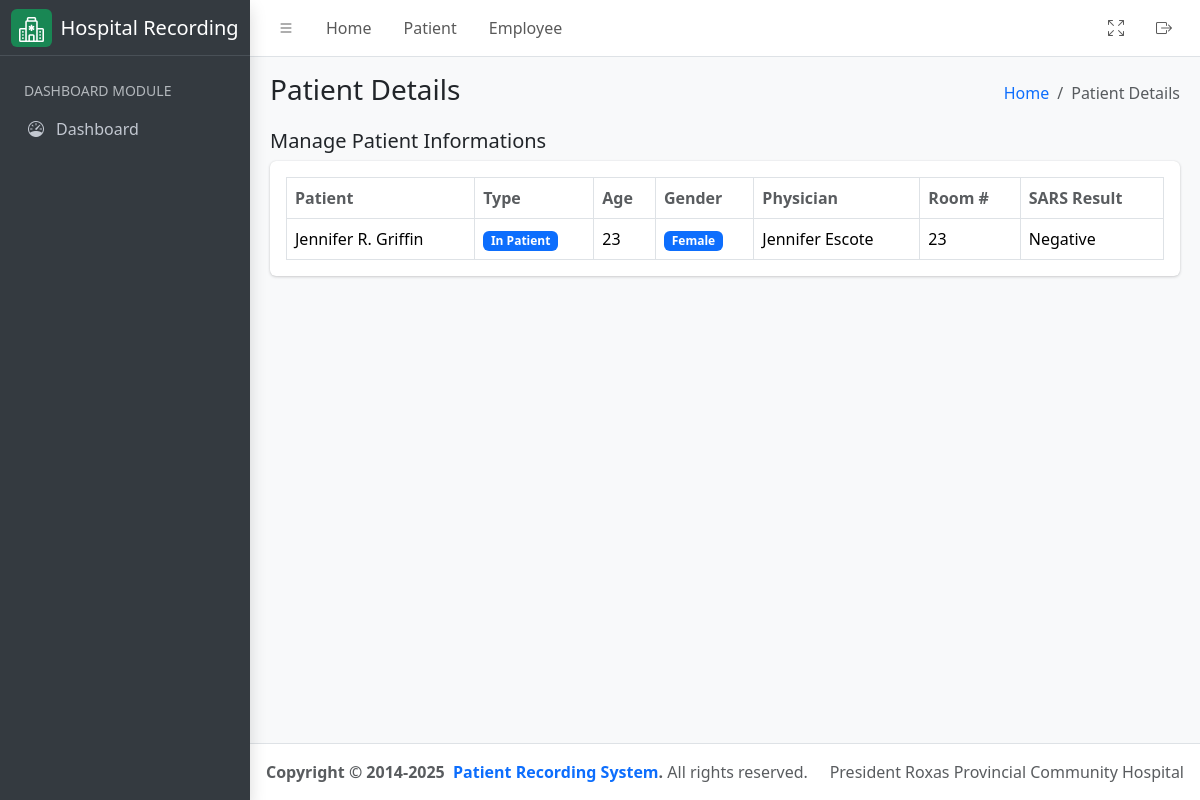
The page /patient/ on the database its author committed.
### hospital_app/models.py (models this page shows, shortened)
class Patient(models.Model):
    firstname = models.CharField(max_length=255)
    middlename = models.CharField(max_length=255, null=False, blank=True)
    lastname = models.CharField(max_length=255)
    age = models.PositiveIntegerField()
    sex = models.CharField(
        max_length=10, choices=(("Male", "Male"), ("Female", "Female"))
    )
    physician = models.ForeignKey(
        CustomUser,
        related_name="physician",
        limit_choices_to={"groups__name": "Physician"},
        on_delete=models.CASCADE,
    )
    room_number = models.PositiveIntegerField()
    sample_type = models.CharField(max_length=255)
    time_of_collection = models.TimeField()
    date_of_collection = models.DateField()
    sars_result = models.CharField(max_length=255)
    date = models.DateField(auto_now_add=True)
    assigned_pathologist = models.ForeignKey(
        CustomUser,
        related_name="patient_pathologist",
        on_delete=models.CASCADE,
        null=True,
        blank=True,
        limit_choices_to={"groups__name": "Pathologist"},
    )
    assigned_technologist = models.ForeignKey(
        CustomUser,
        related_name="patient_technologist",
        on_delete=models.CASCADE,
        null=True,
        blank=True,
        limit_choices_to={"groups__name": "Medical Technologist"},
    )
    patient_type = models.CharField(
        max_length=100,
        default="In Patient",
        choices=(
            ("In Patient", "In Patient"),
            ("Out Patient", "Out Patient"),
        ),
    )
    def get_full_name(self):
        return f"{self.firstname}  { self.middlename[0] + '.' if self.middlename else ''} {self.lastname}"
    class Meta:
        ordering = ("time_of_collection",)

class CustomUser(AbstractUser):
    license_number = models.CharField(max_length=10, unique=True, db_index=True)
    class Meta:
        verbose_name = "User"
        verbose_name_plural = "Users"

### hospital_app/views.py (the view)
# urls.py: path('patient/', PatientListView.as_view(), name="patient_list"),
class PatientListView(ListView):
    template_name = "patient.html"
    queryset = Patient.objects.all().order_by("-date")
    context_object_name = "patients"
    def get_context_data(self, **kwargs):
        context = super().get_context_data(**kwargs)
        context["detail_header"] = "Patient Details List"
        context["humberger_header"] = "Patient Details"
        return context

### hospital_app/templatetags/group.py (called while the page is built)
@register.filter
def has_group(user, group_name):
    return user.groups.filter(name=group_name).exists()

### hospital_app/templates/patient.html (shortened to what this page needs)
{% extends './includes/base.html' %}
{% load group %}
{% block content %}
<div class="container-fluid">
    <div class="row">
        <div class="col-md-12">
            <div class="d-flex justify-content-between align-items-center">
                <h5>Manage Patient Informations</h5>
            </div>
            <div class="card mb-4">
                <div class="card-body">
                    <table id="datatable" class="table table-bordered table-hover">
                        <thead>
                            <tr>
                                <th class="text-muted">Patient</th>
                                <th class="text-muted">Type</th>
                                <th class="text-muted">Age</th>
                                <th class="text-muted">Gender</th>
                                <th class="text-muted">Physician</th>
                                <th class="text-muted">Room #</th>
                                <th class="text-muted">SARS Result</th>
                            </tr>
                        </thead>
                        <tbody>
                            {% for result in patients %}
                            <tr>
                                <td>{{ result.get_full_name }}</td>
                                <td>
                                    <span class="badge bg-primary">{{ result.patient_type }}</span>
                                </td>
                                <td>{{ result.age }}</td>
                                <td>
                                    <span class="badge bg-primary">{{ result.sex }}</span>
                                </td>
                                <td>{{ result.physician.get_full_name }}</td>
                                <td>{{ result.room_number }}</td>
                                <td>{{ result.sars_result }}</td>
                            </tr>
                            {% endfor %}
                        </tbody>
                    </table>
                </div>
            </div>
        </div>
    </div>
</div>
{% endblock %}

### rows shown on the page
Patient: get_full_name "Jennifer R. Griffin", patient_type "In Patient", age "23", sex "Female", physician.get_full_name "Jennifer Escote", room_number "23", sars_result "Negative"

### other values the page prints
{{ humberger_header }} "Patient Details"
